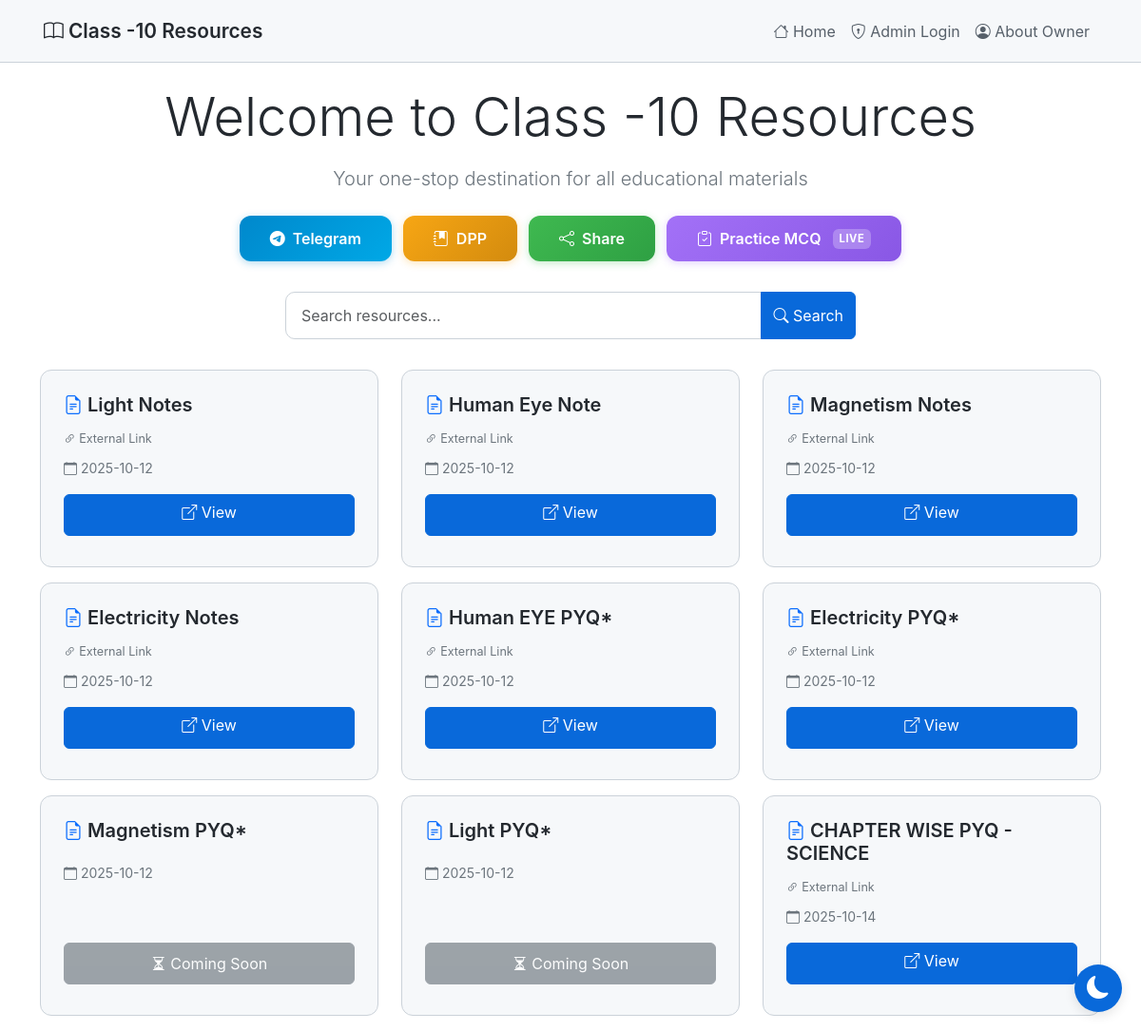
The page / on the database its author committed.
### tables this page shows
CREATE TABLE "resources"
                     (id INTEGER PRIMARY KEY AUTOINCREMENT,
                      name TEXT NOT NULL,
                      link TEXT,
                      filename TEXT,
                      created_at TIMESTAMP DEFAULT CURRENT_TIMESTAMP);

### app.py (the view)
@app.route('/')
def index():
    conn = sqlite3.connect('database.db')
    conn.row_factory = sqlite3.Row
    c = conn.cursor()
    search_query = request.args.get('search', '')
    if search_query:
        c.execute('SELECT * FROM resources WHERE name LIKE ? ORDER BY created_at ASC',
                  ('%' + search_query + '%',))
    else:
        c.execute('SELECT * FROM resources ORDER BY created_at ASC')
    resources = c.fetchall()
    c.execute('SELECT * FROM owner_info WHERE id = 1')
    owner_info = c.fetchone()
    c.execute('SELECT * FROM dpps ORDER BY created_at DESC')
    dpps = c.fetchall()
    conn.close()
    is_admin = 'admin' in session
    return render_template('index.html', resources=resources, is_admin=is_admin,
                          search_query=search_query, owner_info=owner_info, dpps=dpps)

### templates/index.html (shortened to what this page needs)
{% extends "base.html" %}
{% block content %}
<div class="text-center my-3">
    <h1 class="display-4 mb-3">Welcome to Class -10 Resources</h1>
    <p class="lead text-secondary">Your one-stop destination for all educational materials</p>
</div>
<div class="action-buttons">
    {% if owner_info %}
    <a href="{{ owner_info['telegram_link'] }}" target="_blank" class="action-btn btn-telegram">
        <i class="bi bi-telegram"></i> Telegram
    </a>
    {% endif %}
    <a href="{{ url_for('dpp_page') }}" class="action-btn btn-dpp">
        <i class="bi bi-journal-bookmark-fill"></i> DPP
    </a>
    <button onclick="shareWebsite()" class="action-btn btn-share">
        <i class="bi bi-share"></i> Share
    </button>
    <a href="{{ url_for('practice_mcq') }}" class="action-btn btn-mcq btn-mcq-highlight" title="Practice MCQs">
        <i class="bi bi-clipboard-check"></i> Practice MCQ
        <span class="coming-soon-badge">Live</span>
    </a>
</div>
<div class="search-container">
    <form method="GET" action="{{ url_for('index') }}">
        <div class="input-group">
            <input type="text" name="search" id="searchInput" class="form-control search-input"
                   placeholder="Search resources..." value="{{ search_query or '' }}"
                   autocomplete="off"
                   oninput="autoSearch()">
            <button class="btn btn-primary" type="submit" aria-label="Search">
                <i class="bi bi-search"></i><span class="d-none d-sm-inline"> Search</span>
            </button>
        </div>
    </form>
</div>
<div class="row mt-4">
    {% if resources %}
        {% for resource in resources %}
        <div class="col-12 col-sm-6 col-lg-4 mb-3">
            <div class="card h-100">
                <div class="card-body d-flex flex-column">
                    <h5 class="card-title">
                        <i class="bi bi-file-earmark-text text-primary"></i>
                        {{ resource['name'] }}
                    </h5>
                    <div class="card-text mb-2">
                        {% if resource['filename'] %}
                            <small class="text-secondary d-block text-truncate" title="{{ resource['filename'] }}">
                                <i class="bi bi-paperclip"></i> {{ resource['filename'] }}
                            </small>
                        {% elif resource['link'] %}
                            <small class="text-secondary">
                                <i class="bi bi-link-45deg"></i> External Link
                            </small>
                        {% endif %}
                    </div>
                    <div class="mb-3">
                        <small class="text-secondary">
                            <i class="bi bi-calendar"></i>
                            {{ resource['created_at'][:10] }}
                        </small>
                    </div>
                    <div class="mt-auto">
                        {% if resource['link'] or resource['filename'] %}
                            <a href="{{ url_for('view_resource', id=resource['id']) }}"
                               class="btn btn-primary w-100 mb-2" target="_blank">
                                <i class="bi bi-box-arrow-up-right"></i> View
                            </a>
                        {% else %}
                            <button class="btn btn-secondary w-100 mb-2" disabled>
                                <i class="bi bi-hourglass-split"></i> Coming Soon
                            </button>
                        {% endif %}
                    </div>
                </div>
            </div>
        </div>
        {% endfor %}
    {% endif %}
</div>
{% endblock %}

### templates/base.html (style rules this page uses)
:root { --bg-primary: #ffffff; --bg-secondary: #f6f8fa; --bg-tertiary: #ffffff; --text-primary: #24292f; --text-secondary: #57606a; --border-color: #cbd2d9; --accent-color: #0969da; --success-color: #1a7f37; --danger-color: #cf222e; --shadow-color: rgba(0, 0, 0, 0.1); }
body { background-color: var(--bg-primary); color: var(--text-primary); font-family: -apple-system, BlinkMacSystemFont, 'Segoe UI', 'Noto Sans', Helvetica, Arial, sans-serif; min-height: 100vh; transition: background-color 0.3s ease, color 0.3s ease; }
* { transition: background-color 0.3s ease, color 0.3s ease, border-color 0.3s ease; }
.btn-primary { background-color: var(--accent-color); border-color: var(--accent-color); transition: all 0.3s ease; min-height: 44px; }
.btn { min-height: 44px; }
.card { background-color: var(--bg-secondary); border: 1px solid var(--border-color); border-radius: 12px; transition: all 0.3s ease; overflow: hidden; }
.card-body { padding: 1.5rem; }
.card-title { color: var(--text-primary); font-weight: 600; margin-bottom: 0.75rem; }
.card-text { color: var(--text-secondary); font-size: 0.9rem; }
.form-control, .form-select { background-color: var(--bg-tertiary); border: 1px solid var(--border-color); color: var(--text-primary); }
.action-buttons { display: flex; flex-wrap: wrap; gap: 0.75rem; justify-content: center; margin: 1.5rem 0; padding: 0 1rem; }
.action-btn { padding: 0.75rem 2rem; font-size: 1rem; font-weight: 600; border-radius: 12px; text-decoration: none; display: inline-flex; align-items: center; justify-content: center; gap: 0.5rem; transition: all 0.3s ease; border: none; cursor: pointer; min-height: 44px; white-space: nowrap; }
.btn-telegram { background: linear-gradient(135deg, #0088cc, #00a8e6); color: white; }
.btn-share { background: linear-gradient(135deg, #3fb950, #2ea043); color: white; }
.btn-mcq { background: linear-gradient(135deg, #a371f7, #8957e5); color: white; }
.btn-mcq-highlight { position: relative; box-shadow: 0 0 0 rgba(163, 113, 247, 0.4); animation: mcqPulse 2.2s infinite; }
.btn-mcq-highlight::after { content: ""; position: absolute; inset: -3px; border-radius: 14px; border: 2px solid rgba(163, 113, 247, 0.5); opacity: 0; animation: mcqRing 2.2s infinite; }
.coming-soon-badge { background: rgba(255,255,255,0.25); border-radius: 6px; padding: 2px 7px; font-size: 0.7rem; font-weight: 700; letter-spacing: 0.05em; text-transform: uppercase; margin-left: 0.25rem; }
[data-theme="light"] .btn-telegram { box-shadow: 0 2px 8px rgba(0, 136, 204, 0.3); }
[data-theme="light"] .btn-share { box-shadow: 0 2px 8px rgba(63, 185, 80, 0.3); }
[data-theme="light"] .btn-mcq { box-shadow: 0 2px 8px rgba(163, 113, 247, 0.3); }
.search-container { max-width: 600px; margin: 2rem auto; }
.search-input { border-radius: 10px; padding: 0.75rem 1rem; }
.btn-dpp { background: linear-gradient(135deg, #f7a614, #d38b0e); color: white; }
[data-theme="light"] .btn-dpp { box-shadow: 0 2px 8px rgba(247, 166, 20, 0.3); }

### rows shown on the page
resources: name "Light Notes", shows "External Link", created_at "2025-10-12"
resources: name "Human Eye Note", shows "External Link", created_at "2025-10-12"
resources: name "Magnetism Notes", shows "External Link", created_at "2025-10-12"
resources: name "Electricity Notes", shows "External Link", created_at "2025-10-12"
resources: name "Human EYE PYQ*", shows "External Link", created_at "2025-10-12"
resources: name "Electricity PYQ*", shows "External Link", created_at "2025-10-12"
resources: name "Magnetism PYQ*", created_at "2025-10-12", link "Coming Soon"
resources: name "Light PYQ*", created_at "2025-10-12", link "Coming Soon"
resources: name "CHAPTER WISE PYQ - SCIENCE", shows "External Link", created_at "2025-10-14"
